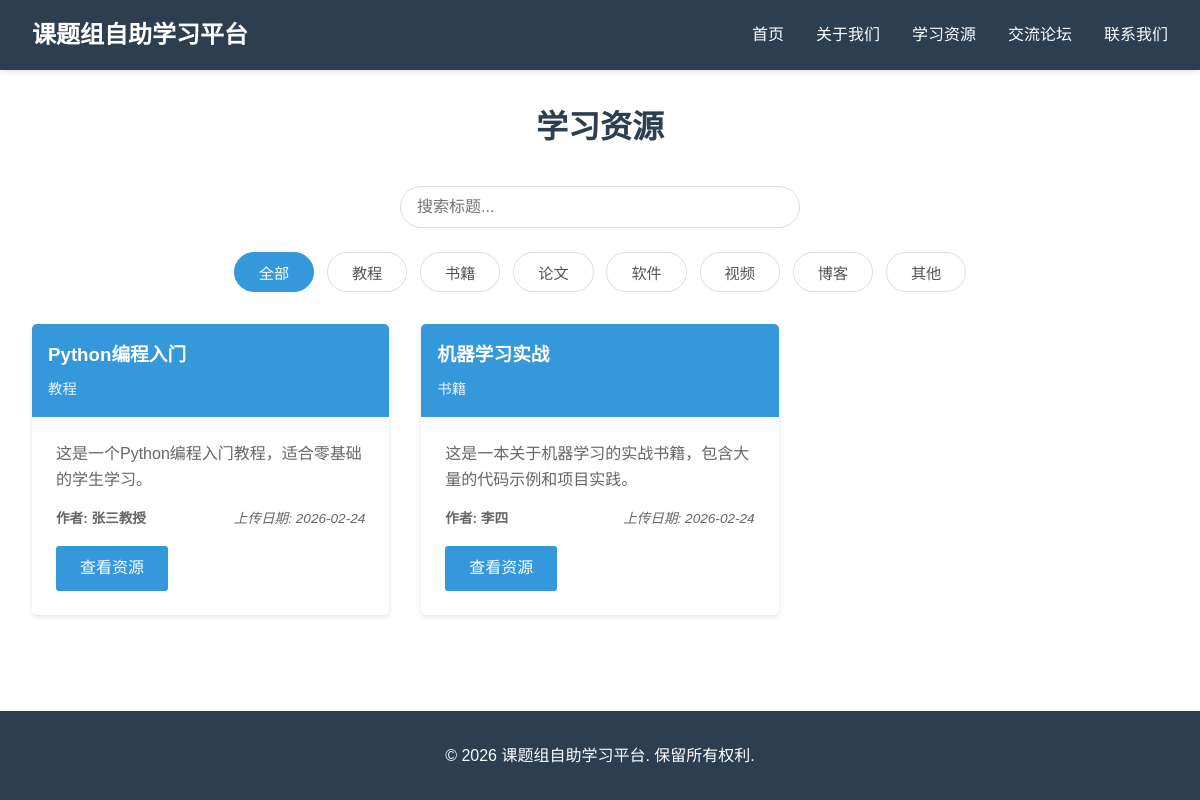
Before: /resources with the older database file.
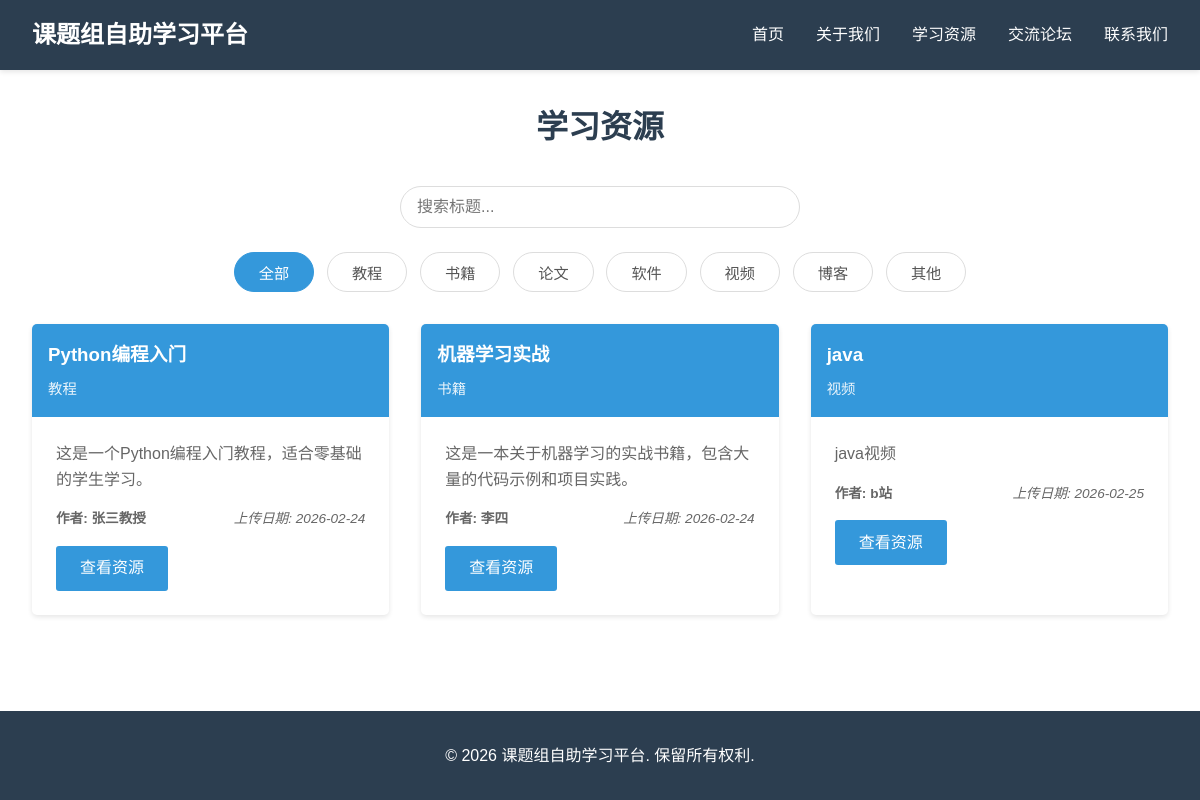
After: the same page with the newer database file.
### app.py (models this page shows)
class Resource(db.Model):
    id = db.Column(db.Integer, primary_key=True)
    title = db.Column(db.String(200), nullable=False)
    description = db.Column(db.Text)
    resource_type = db.Column(db.String(50), nullable=False)
    file_url = db.Column(db.String(200))
    upload_date = db.Column(db.DateTime, default=datetime.utcnow)
    author = db.Column(db.String(100))

### app.py (the view)
@app.route('/resources')
def resources():
    resources = Resource.query.all()
    return render_template('resources.html', resources=resources)

### templates/resources.html (shortened to what this page needs)
<!DOCTYPE html>
<html lang="zh-CN">
<head>
</head>
<body>
    <header>
        <nav>
            <div class="logo">课题组自助学习平台</div>
            <ul>
                <li><a href="{{ url_for('index') }}">首页</a></li>
                <li><a href="{{ url_for('about') }}">关于我们</a></li>
                <li><a href="{{ url_for('resources') }}">学习资源</a></li>
                <li><a href="{{ url_for('forum') }}">交流论坛</a></li>
                <li><a href="{{ url_for('contact') }}">联系我们</a></li>
            </ul>
        </nav>
    </header>
    <main class="container">
        <h1 class="section-title">学习资源</h1>
        {% set types = ['教程', '书籍', '论文', '软件', '视频', '博客', '其他'] %}
        <div class="resource-filter">
            <div class="search-box">
                <input type="text" id="searchInput" placeholder="搜索标题...">
            </div>
            <div class="category-tabs">
                <button class="category-btn active" data-category="all">全部</button>
                {% for type in types %}
                <button class="category-btn" data-category="{{ type }}">{{ type }}</button>
                {% endfor %}
            </div>
        </div>
        <div class="resources-grid" id="resourceGrid">
            {% for resource in resources %}
            <div class="resource-card" data-title="{{ resource.title }}" data-type="{{ resource.resource_type }}">
                <div class="resource-header">
                    <h3>{{ resource.title }}</h3>
                    <div class="resource-type">{{ resource.resource_type }}</div>
                </div>
                <div class="resource-body">
                    <p>{{ resource.description }}</p>
                    <div class="resource-meta">
                        <span class="author">作者: {{ resource.author }}</span>
                        <span class="date">上传日期: {{ resource.upload_date.strftime('%Y-%m-%d') }}</span>
                    </div>
                    <a href="{{ resource.file_url }}" class="btn" target="_blank">查看资源</a>
                </div>
            </div>
            {% endfor %}
        </div>
    </main>
    <footer>
        <p>&copy; 2026 课题组自助学习平台. 保留所有权利.</p>
    </footer>
</body>
</html>

Changed rows visible on the page:
added Resource: title "java", resource_type "视频", description "java视频", author "b站", upload_date "2026-02-25"
